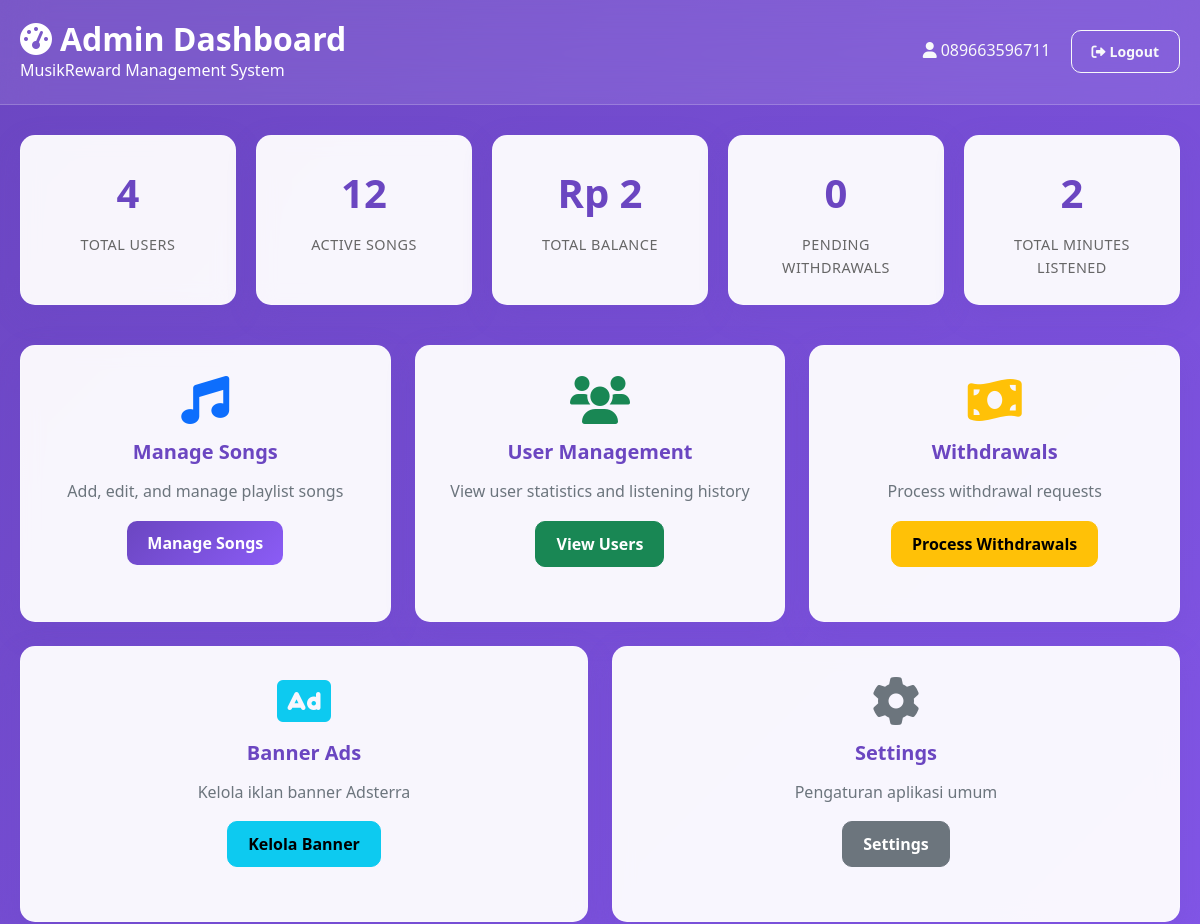
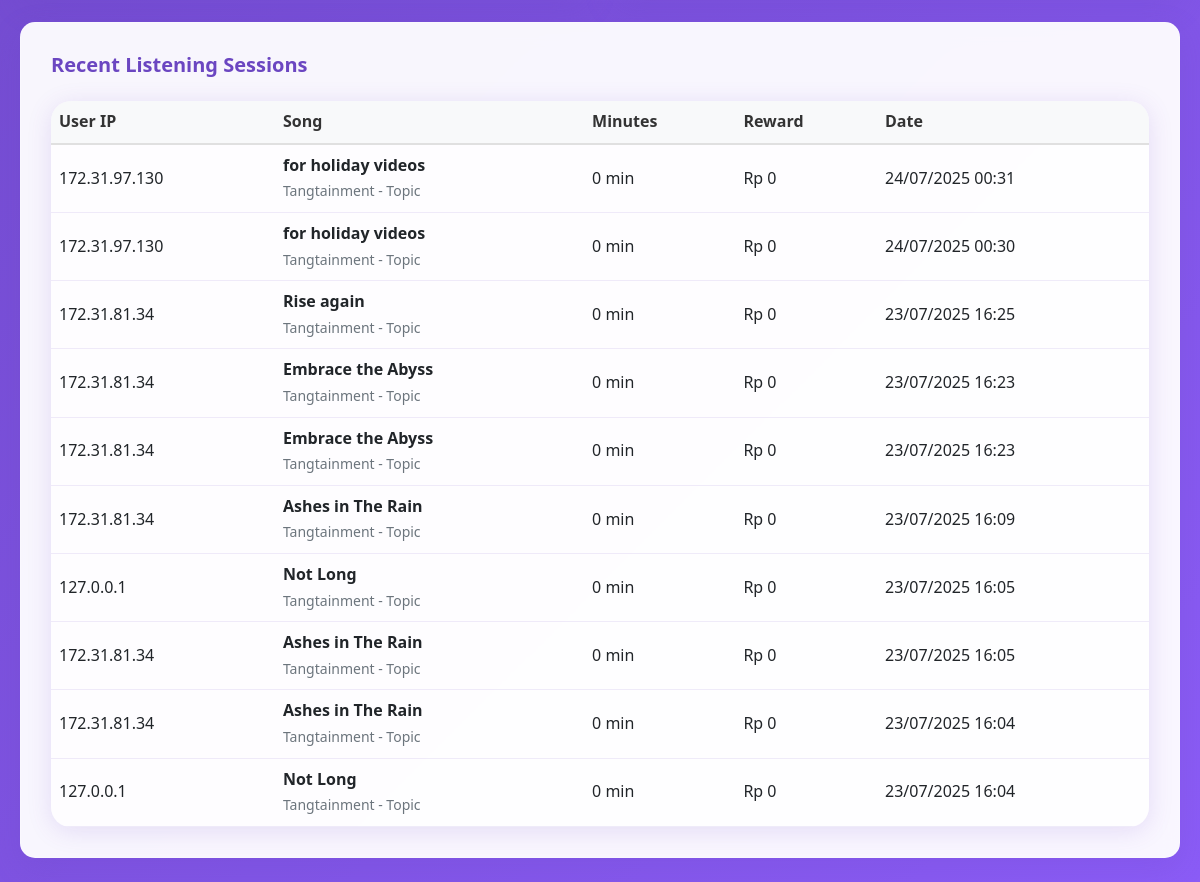
Before: /admin/index.php (signed in) with the older database file (2 pictures, top to bottom).
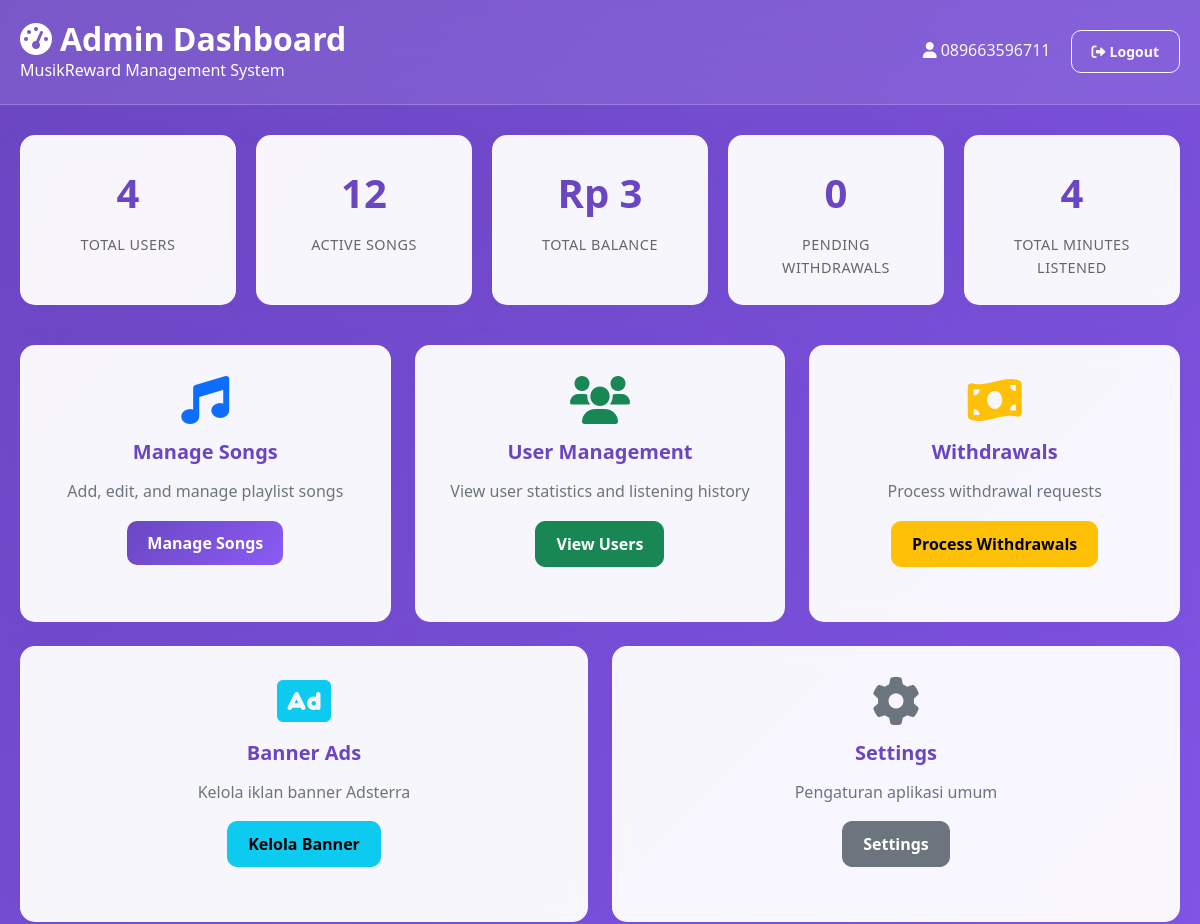
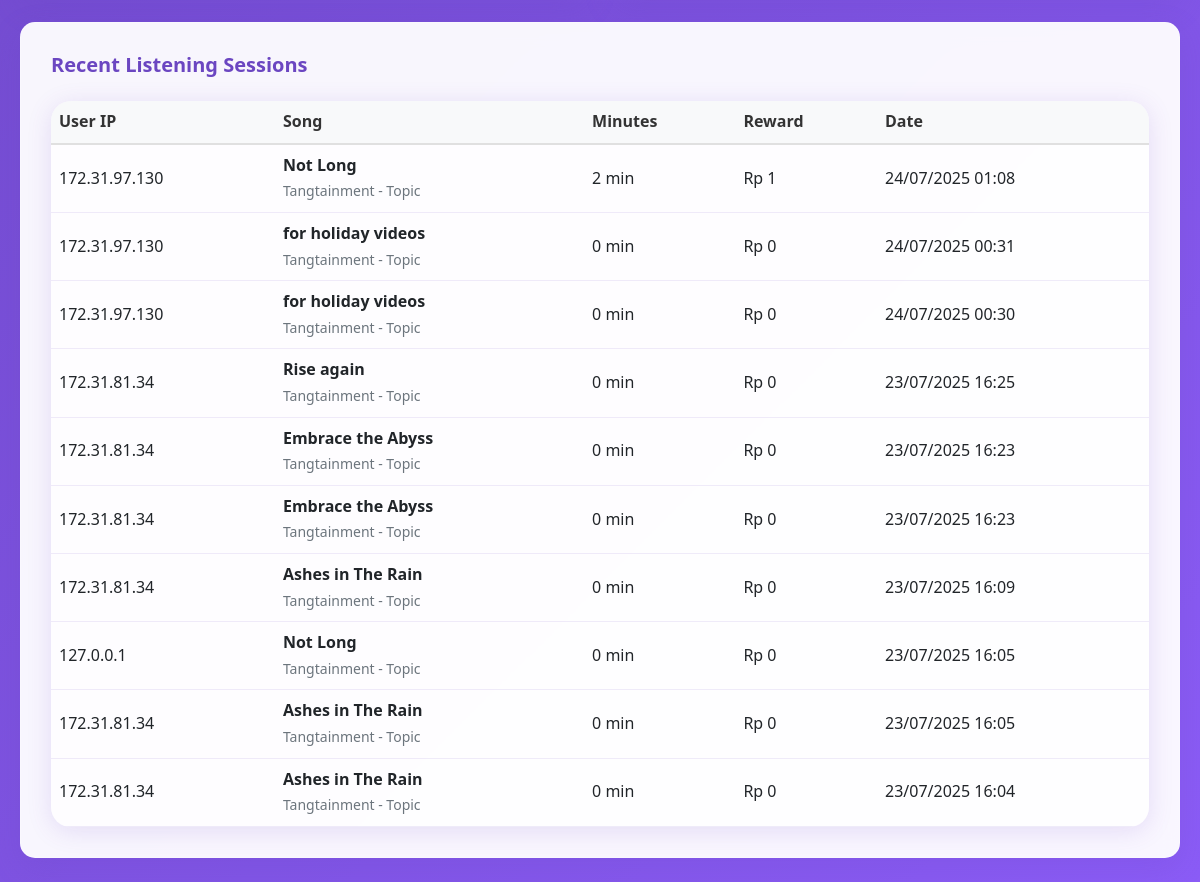
After: the same page with the newer database file (2 pictures, top to bottom).
### tables this page shows
CREATE TABLE listening_sessions (
            id INTEGER PRIMARY KEY AUTOINCREMENT,
            user_ip TEXT NOT NULL,
            song_id INTEGER NOT NULL,
            minutes_listened INTEGER DEFAULT 0,
            reward_earned REAL DEFAULT 0.00,
            completed INTEGER DEFAULT 0,
            created_at DATETIME DEFAULT CURRENT_TIMESTAMP,
            FOREIGN KEY (song_id) REFERENCES songs(id)
        );

CREATE TABLE songs (
            id INTEGER PRIMARY KEY AUTOINCREMENT,
            youtube_id TEXT NOT NULL,
            title TEXT NOT NULL,
            artist TEXT NOT NULL,
            thumbnail_url TEXT,
            duration INTEGER DEFAULT 0,
            is_active INTEGER DEFAULT 1,
            created_at DATETIME DEFAULT CURRENT_TIMESTAMP
        );

### admin/index.php (the view, shortened to what this page needs)
<?php
require_once '../config/database.php';
$stmt = $pdo->query("SELECT COUNT(*) as total_users FROM users");
$totalUsers = $stmt->fetch()['total_users'];
$stmt = $pdo->query("SELECT COUNT(*) as total_songs FROM songs WHERE is_active = 1");
$totalSongs = $stmt->fetch()['total_songs'];
$stmt = $pdo->query("SELECT SUM(balance) as total_balance FROM users");
$totalBalance = $stmt->fetch()['total_balance'] ?: 0;
$stmt = $pdo->query("SELECT COUNT(*) as pending_withdrawals FROM withdrawals WHERE status = 'pending'");
$pendingWithdrawals = $stmt->fetch()['pending_withdrawals'];
$stmt = $pdo->query("SELECT SUM(minutes_listened) as total_minutes FROM listening_sessions");
$totalMinutes = $stmt->fetch()['total_minutes'] ?: 0;
?>
<!DOCTYPE html>
<html lang="id">
<head>
    <link href="https://cdn.jsdelivr.net/npm/bootstrap@5.1.3/dist/css/bootstrap.min.css" rel="stylesheet">
    <link href="https://cdnjs.cloudflare.com/ajax/libs/font-awesome/6.0.0/css/all.min.css" rel="stylesheet">
    <link href="../assets/css/style.css?v=<?= time() ?>" rel="stylesheet">
</head>
<body>
    <div class="admin-header">
        <div class="container">
            <div class="d-flex justify-content-between align-items-center">
                <div>
                    <h1><i class="fas fa-tachometer-alt me-2"></i>Admin Dashboard</h1>
                    <p class="mb-0">MusikReward Management System</p>
                </div>
                <div>
                    <span class="text-light me-3">
                        <i class="fas fa-user me-1"></i><?= htmlspecialchars($_SESSION['admin_username']) ?>
                    </span>
                    <a href="?logout=1" class="btn btn-outline-light btn-sm">
                        <i class="fas fa-sign-out-alt me-1"></i>Logout
                    </a>
                </div>
            </div>
        </div>
    </div>
    <div class="container">
        <div class="stats-grid">
            <div class="stat-card">
                <div class="stat-number"><?= number_format($totalUsers) ?></div>
                <div class="stat-label">Total Users</div>
            </div>
            <div class="stat-card">
                <div class="stat-number"><?= number_format($totalSongs) ?></div>
                <div class="stat-label">Active Songs</div>
            </div>
            <div class="stat-card">
                <div class="stat-number">Rp <?= number_format($totalBalance, 0, ',', '.') ?></div>
                <div class="stat-label">Total Balance</div>
            </div>
            <div class="stat-card">
                <div class="stat-number"><?= number_format($pendingWithdrawals) ?></div>
                <div class="stat-label">Pending Withdrawals</div>
            </div>
            <div class="stat-card">
                <div class="stat-number"><?= number_format($totalMinutes) ?></div>
                <div class="stat-label">Total Minutes Listened</div>
            </div>
        </div>
        <div class="row">
            <div class="col-md-4 mb-4">
                <div class="admin-card text-center">
                    <i class="fas fa-music text-primary mb-3" style="font-size: 3rem;"></i>
                    <h5>Manage Songs</h5>
                    <p class="text-muted">Add, edit, and manage playlist songs</p>
                    <a href="songs.php" class="btn btn-primary">Manage Songs</a>
                </div>
            </div>
            <div class="col-md-4 mb-4">
                <div class="admin-card text-center">
                    <i class="fas fa-users text-success mb-3" style="font-size: 3rem;"></i>
                    <h5>User Management</h5>
                    <p class="text-muted">View user statistics and listening history</p>
                    <a href="users.php" class="btn btn-success">View Users</a>
                </div>
            </div>
            <div class="col-md-4 mb-4">
                <div class="admin-card text-center">
                    <i class="fas fa-money-bill-wave text-warning mb-3" style="font-size: 3rem;"></i>
                    <h5>Withdrawals</h5>
                    <p class="text-muted">Process withdrawal requests</p>
                    <a href="withdrawals.php" class="btn btn-warning">Process Withdrawals</a>
                </div>
            </div>
        </div>
        <div class="row">
            <div class="col-md-6 mb-4">
                <div class="admin-card text-center">
                    <i class="fas fa-ad text-info mb-3" style="font-size: 3rem;"></i>
                    <h5>Banner Ads</h5>
                    <p class="text-muted">Kelola iklan banner Adsterra</p>
                    <a href="banner_ads.php" class="btn btn-info">Kelola Banner</a>
                </div>
            </div>
            <div class="col-md-6 mb-4">
                <div class="admin-card text-center">
                    <i class="fas fa-cog text-secondary mb-3" style="font-size: 3rem;"></i>
                    <h5>Settings</h5>
                    <p class="text-muted">Pengaturan aplikasi umum</p>
                    <a href="#" class="btn btn-secondary">Settings</a>
                </div>
            </div>
        </div>
        <div class="admin-card">
            <h5 class="mb-4">Recent Listening Sessions</h5>
            <div class="table-responsive">
                <table class="table">
                    <thead>
                        <tr>
                            <th>User IP</th>
                            <th>Song</th>
                            <th>Minutes</th>
                            <th>Reward</th>
                            <th>Date</th>
                        </tr>
                    </thead>
                    <tbody>
                        <?php
                        $stmt = $pdo->query("
                            SELECT ls.*, s.title, s.artist
                            FROM listening_sessions ls
                            JOIN songs s ON ls.song_id = s.id
                            ORDER BY ls.created_at DESC
                            LIMIT 10
                        ");
                        $sessions = $stmt->fetchAll();
                        foreach ($sessions as $session): ?>
                        <tr>
                            <td><?= htmlspecialchars($session['user_ip']) ?></td>
                            <td>
                                <strong><?= htmlspecialchars($session['title']) ?></strong><br>
                                <small class="text-muted"><?= htmlspecialchars($session['artist']) ?></small>
                            </td>
                            <td><?= $session['minutes_listened'] ?> min</td>
                            <td>Rp <?= number_format($session['reward_earned'], 0, ',', '.') ?></td>
                            <td><?= date('d/m/Y H:i', strtotime($session['created_at'])) ?></td>
                        </tr>
                        <?php endforeach; ?>
                    </tbody>
                </table>
            </div>
        </div>
    </div>
</body>
</html>

### assets/css/style.css (style rules this page uses)
:root { --primary-color: #6B46C1; --secondary-color: #8B5CF6; --tertiary-color: #3B82F6; --accent-color: #92400E; --success-color: #10B981; --background-color: #F8FAFC; --wave-gradient: linear-gradient(135deg, #6B46C1 0%, #8B5CF6 25%, #3B82F6 50%, #92400E 75%, #6B46C1 100%); --card-shadow: 0 4px 25px rgba(107, 70, 193, 0.15); --border-radius: 20px; }
* { margin: 0; padding: 0; box-sizing: border-box; }
body { font-family: 'Segoe UI', Tahoma, Geneva, Verdana, sans-serif; background: var(--wave-gradient); background-size: 400% 400%; animation: waveAnimation 15s ease-in-out infinite; line-height: 1.6; color: #1F2937; min-height: 100vh; }
.btn-primary { background: linear-gradient(135deg, var(--primary-color), var(--secondary-color)); border: none; border-radius: 8px; padding: 12px 24px; font-weight: 600; transition: all 0.3s ease; }
.btn-secondary { border-radius: 8px; padding: 12px 24px; font-weight: 600; }
.admin-header { background: linear-gradient(135deg, #2C3E50, #34495E); color: white; padding: 20px; margin-bottom: 30px; }
.admin-card { background: white; border-radius: var(--border-radius); box-shadow: var(--card-shadow); padding: 24px; margin-bottom: 24px; }
.stats-grid { display: grid; grid-template-columns: repeat(auto-fit, minmax(200px, 1fr)); gap: 20px; margin-bottom: 30px; }
.stat-card { background: white; border-radius: var(--border-radius); padding: 24px; text-align: center; box-shadow: var(--card-shadow); border-top: 4px solid var(--primary-color); }
.stat-number { font-size: 2rem; font-weight: bold; color: var(--primary-color); margin-bottom: 8px; }
.stat-label { color: #666; font-size: 0.9rem; }
.table-responsive { border-radius: var(--border-radius); overflow: hidden; box-shadow: var(--card-shadow); }
.table { margin-bottom: 0; }
.table thead th { background-color: #F8F9FA; border-bottom: 2px solid #E0E0E0; font-weight: 600; color: #333; }

### admin/index.php (style rules this page uses)
body { background: var(--wave-gradient); background-size: 400% 400%; animation: waveAnimation 20s ease-in-out infinite; font-family: 'Segoe UI', Tahoma, Geneva, Verdana, sans-serif; opacity: 0; transition: opacity 0.3s ease; }
body.loaded { opacity: 1; }
.admin-header { background: rgba(255, 255, 255, 0.1); backdrop-filter: blur(20px); border-bottom: 1px solid rgba(255, 255, 255, 0.2); padding: 20px 0; margin-bottom: 30px; color: white; }
.admin-header h1 { margin: 0; font-weight: 700; font-size: 2rem; }
.container { max-width: 1200px; padding: 0 20px; }
.stats-grid { display: grid; grid-template-columns: repeat(auto-fit, minmax(200px, 1fr)); gap: 20px; margin-bottom: 40px; }
.stat-card { background: rgba(255, 255, 255, 0.95); backdrop-filter: blur(10px); border-radius: 15px; padding: 25px; text-align: center; border: 1px solid rgba(255, 255, 255, 0.2); box-shadow: 0 10px 30px rgba(107, 70, 193, 0.2); opacity: 0; transform: translateY(30px); animation: cardSlideIn 0.6s ease forwards; }
.stat-card:nth-child(1) { animation-delay: 0.1s; }
.stat-card:nth-child(2) { animation-delay: 0.2s; }
.stat-card:nth-child(3) { animation-delay: 0.3s; }
.stat-card:nth-child(4) { animation-delay: 0.4s; }
.stat-card:nth-child(5) { animation-delay: 0.5s; }
.stat-number { font-size: 2.5rem; font-weight: 700; color: var(--primary-color); margin-bottom: 8px; }
.stat-label { color: #666; font-weight: 500; text-transform: uppercase; font-size: 0.9rem; letter-spacing: 0.5px; }
.admin-card { background: rgba(255, 255, 255, 0.95); backdrop-filter: blur(10px); border-radius: 15px; padding: 30px; border: 1px solid rgba(255, 255, 255, 0.2); box-shadow: 0 10px 30px rgba(107, 70, 193, 0.2); transition: all 0.3s ease; height: 100%; }
.admin-card h5 { color: var(--primary-color); font-weight: 600; margin-bottom: 15px; }
.btn { border-radius: 10px; padding: 10px 20px; font-weight: 600; transition: all 0.3s ease; }
.table { background: rgba(255, 255, 255, 0.8); border-radius: 10px; overflow: hidden; }
.table th { background: var(--primary-color); color: white; border: none; font-weight: 600; }
.table td { border-color: rgba(107, 70, 193, 0.1); vertical-align: middle; }
.fade-in { opacity: 0; animation: fadeIn 0.8s ease forwards; }

Changed rows visible on the page:
no longer on this page (row unchanged): listening_sessions: user_ip "127.0.0.1", song.title "Not Long", song.artist "Tangtainment - Topic", minutes_listened "0", reward_earned "0", created_at "23/07/2025 16:04"
added listening_sessions: user_ip "172.31.97.130", song.title "Not Long", song.artist "Tangtainment - Topic", minutes_listened "2", reward_earned "1", created_at "24/07/2025 01:08"
Other visible differences:
$totalBalance: "2" → "3"
$totalMinutes: "2" → "4"
